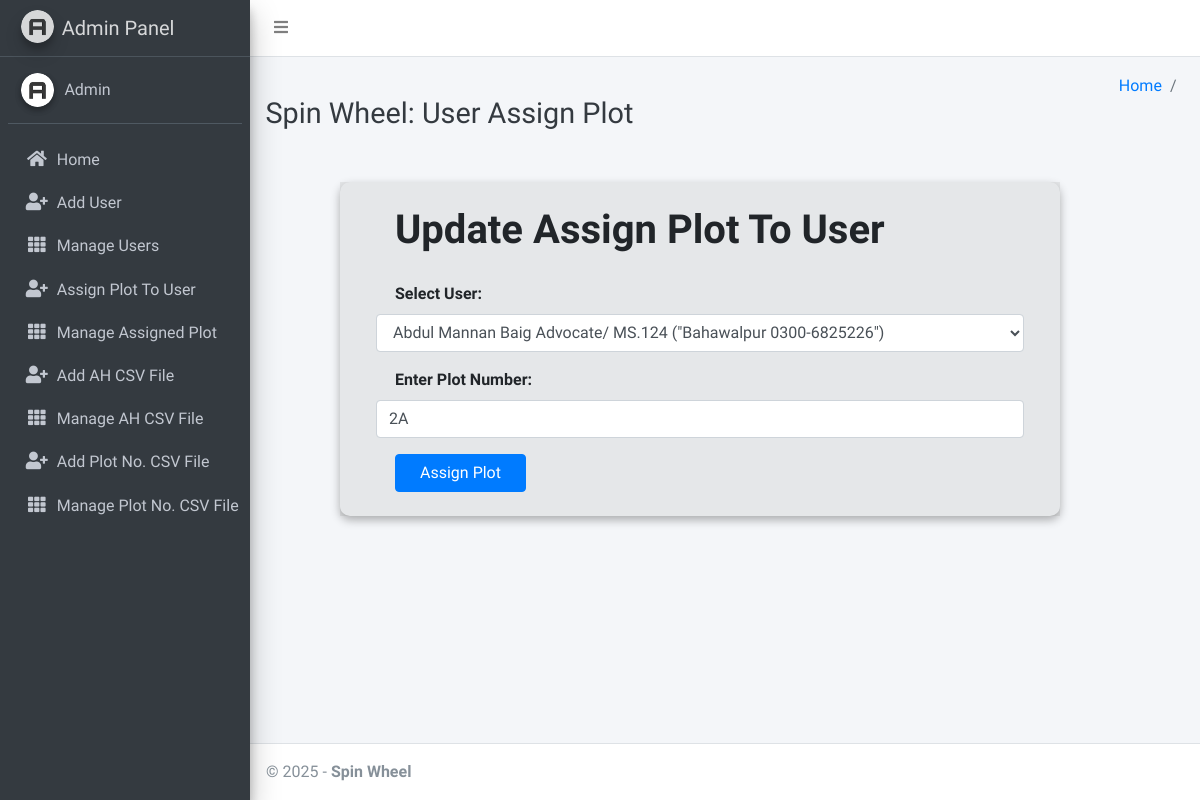
/updateassignhouse/1487/, run on the app's committed database.
### spinapp/models.py (models this page shows, shortened)
class AssignedHouse(models.Model):
    user = models.ForeignKey(User, on_delete=models.CASCADE)
    house_number = models.CharField(max_length=100, unique=True)

class User(models.Model):
    name = models.CharField(max_length=150)
    territory  = models.CharField(max_length=200)

### spinapp/views.py (the view)
# urls.py: path("updateassignhouse/<int:id>/", views.updateassignhouse, name='updateassignhouse'),
def updateassignhouse(request,id):
    try:
        assigned_house = AssignedHouse.objects.get(id=id)
        users = User.objects.all()
        return render(request, 'assignhouse/updateassignhouse.html', {'assigned_house': assigned_house, 'users': users})
    except AssignedHouse.DoesNotExist:
        return redirect('assign_house_display')

### template/assignhouse/updateassignhouse.html (shortened to what this page needs)
{% extends 'main_admin/base.html' %}
{% load static %}
{% block secondnavbar %}
<div class="content-header">
  <div class="container-fluid">
    <div class="row mb-2">
      <div class="col-sm-6">
        <h1 class="m-0 text-dark">
          {% block page_title %} Spin Wheel: User Assign Plot{% endblock page_title %}
        </h1>
      </div>
      <div class="col-sm-6">
        <ol class="breadcrumb float-sm-right">
          <li class="breadcrumb-item"><a href="http://127.0.0.1:8000/adminpanel/">Home</a></li>
          <li class="breadcrumb-item active">{{ page_title }}</li>
        </ol>
      </div>
    </div>
  </div>
</div>
<section class="content">
  <div class="container-fluid">
    <div class="row">
      <div class="col-md-12">
      </div>
    </div>
  </div>
</section>
{% endblock secondnavbar %}
{% block bodycontent %}
<div class="assignhouseform">
    <form method="POST" action="/do_updateassignhouse/{{ assigned_house.id }}/" enctype="multipart/form-data">
        <h1><label for="email" class="form-label"> Update Assign Plot To User</label></h1>
        <div class="mb-3">
            <label for="user" class="form-label">Select User:</label>
            <select name="user" class= "form-control" required>
                {% for user in users %}
                    <option value="{{ user.id }}" {% if user.id == assigned_house.user.id %}selected{% endif %}> {{ user.name }} ({{ user.territory }})</option>
                {% endfor %}
            </select>
        </div>
        <div class="mb-3">
            <label for="house_number" class="form-label">Enter Plot Number:</label>
            <input type="text" class="form-control" id="house_number" placeholder="e.g, block-c-21" name="house_number" value="{{ assigned_house.house_number }}" required>
        </div>
        <button type="submit" class="btn btn-primary">Assign Plot</button>
    </form>
</div>
{% endblock bodycontent %}

### template/assignhouse/updateassignhouse.html (style rules this page uses)
.assignhouseform { width: 60vw; background-color: #9e9e9e2e; margin-left: 90px; margin-top: 0px; margin-bottom: 70px; }
h1 { padding-top: 2vmax; padding-bottom: 1vmax; }
.form-control { width: 90%; margin-left: auto; margin-right: auto; }
.form-label { margin-left: 55px; }
.btn { margin-left: 55px; margin-bottom: 2vmax; padding-left: 2vmax; padding-right: 2vmax; }
form { border-radius: 10px; box-shadow: 0px 4px 10px rgba(0, 0, 0, 0.3); }

### data on the page
AssignedHouse: user "Abdul Mannan Baig Advocate/ MS.124 (\"Bahawalpur 0300-6825226\")", house_number "2A"
